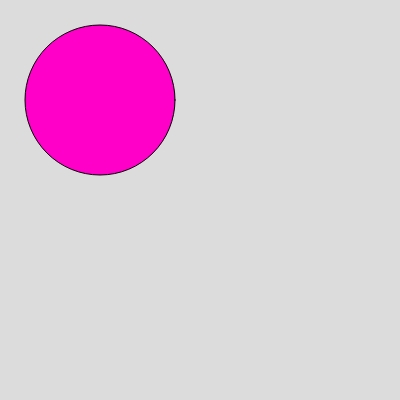
Frame 1 (no input)
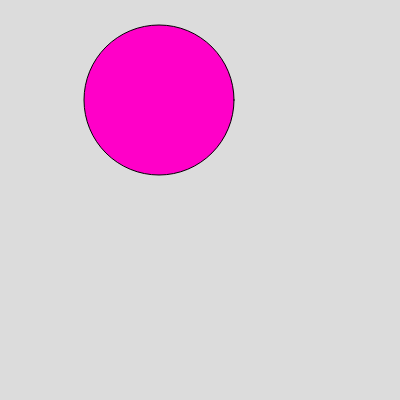
Frame 60 (no input)
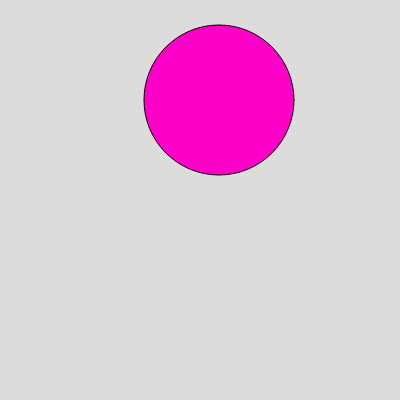
Frame 120 (the mouse pressed at the canvas centre since frame 60)

The p5.js sketch that drew these frames (run headless with seeded random() and noise() and a simulated clock; from frame 60 on, the mouse is pressed at the canvas centre):

// p5.js sketch
// ── sketch.js
let x = 100; let y = 100;

function setup() {
  createCanvas(400, 400);
}

function draw() {
  background(220);// 0-255
  fill(255,0,200)
  circle(x,y,150)
  
  x += 1;
  print(x)


}
